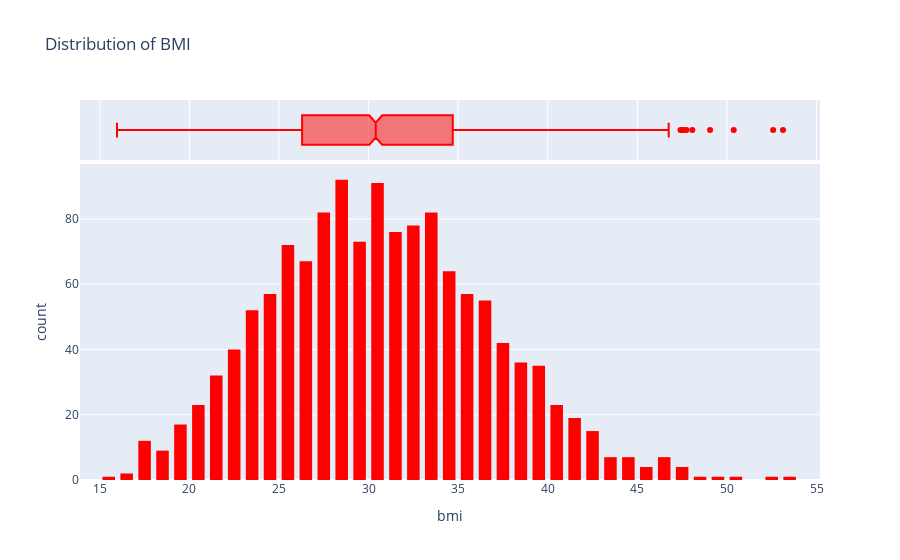

The cell this chart's notebook holds for it:
### Code cell
fig = px.histogram(medical_df,x='bmi',marginal='box',color_discrete_sequence=['red'],title='Distribution of BMI')
fig.update_layout(bargap=0.3)
fig.show()

### Figure 1 — Plotly figure (JSON) as saved in the notebook; plotly's stock layout.template omitted (floating-point values rounded to 4 significant figures; data arrays with more than 128 entries replaced by an {"elided": "..."} marker saying what was removed)
{"data": [{"bingroup": "x", "hovertemplate": "bmi=%{x}<br>count=%{y}<extra></extra>", "legendgroup": "", "marker": {"color": "red", "pattern": {"shape": ""}}, "name": "", "orientation": "v", "showlegend": false, "type": "histogram", "x": {"elided": "1338 float values"}, "xaxis": "x", "yaxis": "y"}, {"hovertemplate": "bmi=%{x}<extra></extra>", "legendgroup": "", "marker": {"color": "red"}, "name": "", "notched": true, "showlegend": false, "type": "box", "x": {"elided": "1338 float values"}, "xaxis": "x2", "yaxis": "y2"}], "layout": {"bargap": 0.3, "barmode": "relative", "legend": {"tracegroupgap": 0}, "title": {"text": "Distribution of BMI"}, "xaxis": {"anchor": "y", "domain": [0, 1], "title": {"text": "bmi"}}, "xaxis2": {"anchor": "y2", "domain": [0, 1], "matches": "x", "showgrid": true, "showticklabels": false}, "yaxis": {"anchor": "x", "domain": [0, 0.8316], "title": {"text": "count"}}, "yaxis2": {"anchor": "x2", "domain": [0.8416, 1], "matches": "y2", "showgrid": false, "showline": false, "showticklabels": false, "ticks": ""}}}
